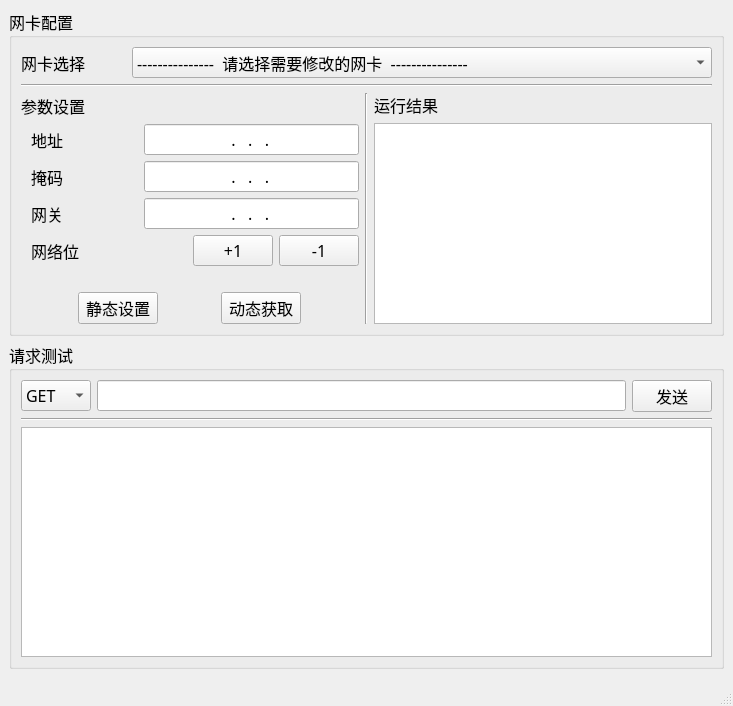
<?xml version="1.0" encoding="UTF-8"?>
<ui version="4.0">
 <class>ChangIP</class>
 <widget class="QMainWindow" name="ChangIP">
  <property name="geometry">
   <rect>
    <x>0</x>
    <y>0</y>
    <width>733</width>
    <height>706</height>
   </rect>
  </property>
  <property name="font">
   <font>
    <family>楷体</family>
    <pointsize>12</pointsize>
   </font>
  </property>
  <property name="windowTitle">
   <string>IP地址修改器</string>
  </property>
  <property name="windowIcon">
   <iconset>
    <normaloff>source/changip.ico</normaloff>source/changip.ico</iconset>
  </property>
  <widget class="QWidget" name="centralwidget">
   <layout class="QVBoxLayout" name="verticalLayout_5">
    <item>
     <widget class="QGroupBox" name="groupBox">
      <property name="font">
       <font>
        <family>楷体</family>
        <pointsize>12</pointsize>
       </font>
      </property>
      <property name="title">
       <string>网卡配置</string>
      </property>
      <layout class="QVBoxLayout" name="verticalLayout_8">
       <item>
        <layout class="QHBoxLayout" name="horizontalLayout_5" stretch="2,11">
         <item>
          <widget class="QLabel" name="label_5">
           <property name="text">
            <string>网卡选择</string>
           </property>
          </widget>
         </item>
         <item>
          <widget class="QComboBox" name="networkcomboBox">
           <item>
            <property name="text">
             <string>---------------  请选择需要修改的网卡  ---------------</string>
            </property>
           </item>
          </widget>
         </item>
        </layout>
       </item>
       <item>
        <widget class="Line" name="line_2">
         <property name="orientation">
          <enum>Qt::Horizontal</enum>
         </property>
        </widget>
       </item>
       <item>
        <layout class="QHBoxLayout" name="horizontalLayout_7">
         <item>
          <layout class="QVBoxLayout" name="verticalLayout_3">
           <item>
            <layout class="QVBoxLayout" name="verticalLayout_7">
             <item>
              <widget class="QLabel" name="label_4">
               <property name="cursor">
                <cursorShape>UpArrowCursor</cursorShape>
               </property>
               <property name="text">
                <string>参数设置</string>
               </property>
              </widget>
             </item>
            </layout>
           </item>
           <item>
            <layout class="QVBoxLayout" name="verticalLayout">
             <item>
              <layout class="QHBoxLayout" name="horizontalLayout" stretch="2,4">
               <property name="leftMargin">
                <number>10</number>
               </property>
               <item>
                <widget class="QLabel" name="label">
                 <property name="cursor">
                  <cursorShape>ArrowCursor</cursorShape>
                 </property>
                 <property name="text">
                  <string>地址</string>
                 </property>
                 <property name="alignment">
                  <set>Qt::AlignLeading|Qt::AlignLeft|Qt::AlignVCenter</set>
                 </property>
                </widget>
               </item>
               <item>
                <widget class="QLineEdit" name="IP">
                 <property name="inputMethodHints">
                  <set>Qt::ImhFormattedNumbersOnly</set>
                 </property>
                 <property name="inputMask">
                  <string>000.000.000.000</string>
                 </property>
                 <property name="alignment">
                  <set>Qt::AlignCenter</set>
                 </property>
                </widget>
               </item>
              </layout>
             </item>
             <item>
              <layout class="QHBoxLayout" name="horizontalLayout_2" stretch="2,4">
               <property name="leftMargin">
                <number>10</number>
               </property>
               <item>
                <widget class="QLabel" name="label_2">
                 <property name="text">
                  <string>掩码</string>
                 </property>
                 <property name="alignment">
                  <set>Qt::AlignLeading|Qt::AlignLeft|Qt::AlignVCenter</set>
                 </property>
                </widget>
               </item>
               <item>
                <widget class="QLineEdit" name="NETMASK">
                 <property name="inputMask">
                  <string>000.000.000.000</string>
                 </property>
                 <property name="alignment">
                  <set>Qt::AlignCenter</set>
                 </property>
                </widget>
               </item>
              </layout>
             </item>
             <item>
              <layout class="QHBoxLayout" name="horizontalLayout_3" stretch="2,4">
               <property name="leftMargin">
                <number>10</number>
               </property>
               <item>
                <widget class="QLabel" name="label_3">
                 <property name="text">
                  <string>网关</string>
                 </property>
                 <property name="alignment">
                  <set>Qt::AlignLeading|Qt::AlignLeft|Qt::AlignVCenter</set>
                 </property>
                </widget>
               </item>
               <item>
                <widget class="QLineEdit" name="GATEWAY">
                 <property name="inputMask">
                  <string>000.000.000.000</string>
                 </property>
                 <property name="alignment">
                  <set>Qt::AlignCenter</set>
                 </property>
                </widget>
               </item>
              </layout>
             </item>
             <item>
              <layout class="QHBoxLayout" name="horizontalLayout_4" stretch="0,0,0">
               <property name="leftMargin">
                <number>10</number>
               </property>
               <item>
                <widget class="QLabel" name="label_19">
                 <property name="sizePolicy">
                  <sizepolicy hsizetype="Preferred" vsizetype="Preferred">
                   <horstretch>3</horstretch>
                   <verstretch>1</verstretch>
                  </sizepolicy>
                 </property>
                 <property name="text">
                  <string>网络位</string>
                 </property>
                 <property name="alignment">
                  <set>Qt::AlignLeading|Qt::AlignLeft|Qt::AlignVCenter</set>
                 </property>
                </widget>
               </item>
               <item>
                <widget class="QPushButton" name="hostupButton">
                 <property name="sizePolicy">
                  <sizepolicy hsizetype="Preferred" vsizetype="Fixed">
                   <horstretch>1</horstretch>
                   <verstretch>0</verstretch>
                  </sizepolicy>
                 </property>
                 <property name="text">
                  <string>+1</string>
                 </property>
                </widget>
               </item>
               <item>
                <widget class="QPushButton" name="hostdownButton">
                 <property name="sizePolicy">
                  <sizepolicy hsizetype="Preferred" vsizetype="Fixed">
                   <horstretch>1</horstretch>
                   <verstretch>0</verstretch>
                  </sizepolicy>
                 </property>
                 <property name="text">
                  <string>-1</string>
                 </property>
                </widget>
               </item>
              </layout>
             </item>
             <item>
              <layout class="QHBoxLayout" name="horizontalLayout_6">
               <property name="topMargin">
                <number>20</number>
               </property>
               <item>
                <widget class="QPushButton" name="staticButton">
                 <property name="sizePolicy">
                  <sizepolicy hsizetype="Fixed" vsizetype="Fixed">
                   <horstretch>0</horstretch>
                   <verstretch>0</verstretch>
                  </sizepolicy>
                 </property>
                 <property name="text">
                  <string>静态设置</string>
                 </property>
                </widget>
               </item>
               <item>
                <widget class="QPushButton" name="dhcpButton">
                 <property name="sizePolicy">
                  <sizepolicy hsizetype="Fixed" vsizetype="Fixed">
                   <horstretch>0</horstretch>
                   <verstretch>0</verstretch>
                  </sizepolicy>
                 </property>
                 <property name="text">
                  <string>动态获取</string>
                 </property>
                </widget>
               </item>
              </layout>
             </item>
            </layout>
           </item>
          </layout>
         </item>
         <item>
          <widget class="Line" name="line">
           <property name="orientation">
            <enum>Qt::Vertical</enum>
           </property>
          </widget>
         </item>
         <item>
          <layout class="QVBoxLayout" name="verticalLayout_2">
           <item>
            <layout class="QVBoxLayout" name="verticalLayout_6">
             <item>
              <widget class="QLabel" name="label_6">
               <property name="text">
                <string>运行结果</string>
               </property>
              </widget>
             </item>
            </layout>
           </item>
           <item>
            <widget class="QTextBrowser" name="resultBrowser"/>
           </item>
          </layout>
         </item>
        </layout>
       </item>
      </layout>
      <zorder></zorder>
      <zorder>line_2</zorder>
     </widget>
    </item>
    <item>
     <widget class="QGroupBox" name="groupBox_2">
      <property name="title">
       <string>请求测试</string>
      </property>
      <layout class="QVBoxLayout" name="verticalLayout_4">
       <item>
        <layout class="QHBoxLayout" name="horizontalLayout_8">
         <item>
          <widget class="QComboBox" name="reqtypecomboBox">
           <item>
            <property name="text">
             <string>GET</string>
            </property>
           </item>
           <item>
            <property name="text">
             <string>POST</string>
            </property>
           </item>
          </widget>
         </item>
         <item>
          <widget class="QLineEdit" name="URL"/>
         </item>
         <item>
          <widget class="QPushButton" name="requestButton">
           <property name="text">
            <string>发送</string>
           </property>
          </widget>
         </item>
        </layout>
       </item>
       <item>
        <widget class="Line" name="line_3">
         <property name="orientation">
          <enum>Qt::Horizontal</enum>
         </property>
        </widget>
       </item>
       <item>
        <widget class="QTextBrowser" name="requestBrowser"/>
       </item>
      </layout>
     </widget>
    </item>
   </layout>
  </widget>
  <widget class="QMenuBar" name="menubar">
   <property name="geometry">
    <rect>
     <x>0</x>
     <y>0</y>
     <width>733</width>
     <height>26</height>
    </rect>
   </property>
  </widget>
  <widget class="QStatusBar" name="statusbar"/>
 </widget>
 <resources/>
 <connections/>
</ui>
